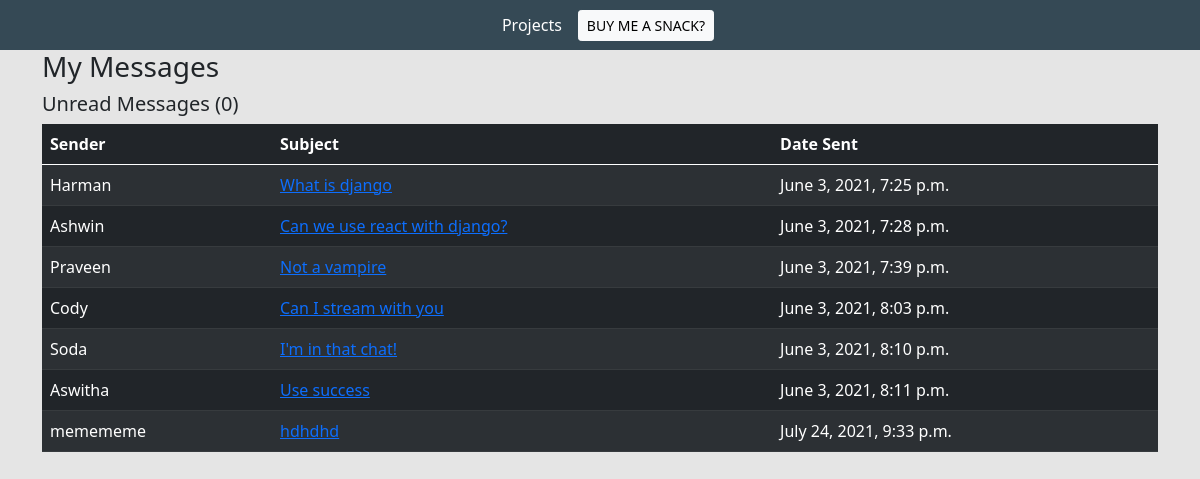
Screenshot of /inbox/ with the database file from the repository.
### base/models.py (models this page shows, shortened)
class Message(models.Model):
    name = models.CharField(max_length=200, null=True)
    email = models.CharField(max_length=200, null=True)
    subject = models.CharField(max_length=200, null=True)
    body = models.TextField()
    is_read = models.BooleanField(default=False)
    created = models.DateTimeField(auto_now_add=True)
    id = models.UUIDField(default=uuid.uuid4,  unique=True,
                          primary_key=True, editable=False)

### base/views.py (the view)
# urls.py: path('inbox/', views.inboxPage, name="inbox"),
def inboxPage(request):
    inbox = Message.objects.all().order_by('is_read')
    unreadCount = Message.objects.filter(is_read=False).count()
    context = {'inbox': inbox, 'unreadCount': unreadCount}
    return render(request, 'base/inbox.html', context)

### base/templates/base/inbox.html
{% extends 'base/main.html' %}
{% load static %}
{% block content %}
<div class="container">
    <h3>My Messages</h3>
    <h5>Unread Messages ({{unreadCount}})</h5>
    <table class="table table-dark table-striped">
        <thead>
            <tr>
                <th>Sender</th>
                <th>Subject</th>
                <th>Date Sent</th>
            </tr>
        </thead>
        <tbody>
            {% for message in inbox %}
            {% if message.is_read %}
            <tr>
                {% else %}
            <tr style="font-weight: 900;">
                {% endif %}
                <td>{{message.name}}</td>
                <td><a href="{% url 'message' message.id %}">{{message.subject}}</a></td>
                <td>{{message.created}}</td>
            </tr>
            {% endfor %}
        </tbody>
    </table>
</div>
{% endblock content %}

### static/styles/main.css (style rules this page uses)
body { background-color: #E5E5E5; }

### rows the page displays
Message: name "Harman", subject "What is django", created "June 3, 2021, 7:25 p.m."
Message: name "Ashwin", subject "Can we use react with django?", created "June 3, 2021, 7:28 p.m."
Message: name "Praveen", subject "Not a vampire", created "June 3, 2021, 7:39 p.m."
Message: name "Cody", subject "Can I stream with you", created "June 3, 2021, 8:03 p.m."
Message: name "Soda", subject "I'm in that chat!", created "June 3, 2021, 8:10 p.m."
Message: name "Aswitha", subject "Use success", created "June 3, 2021, 8:11 p.m."
Message: name "memememe", subject "hdhdhd", created "July 24, 2021, 9:33 p.m."

### other values shown
{{ unreadCount }} "0"
